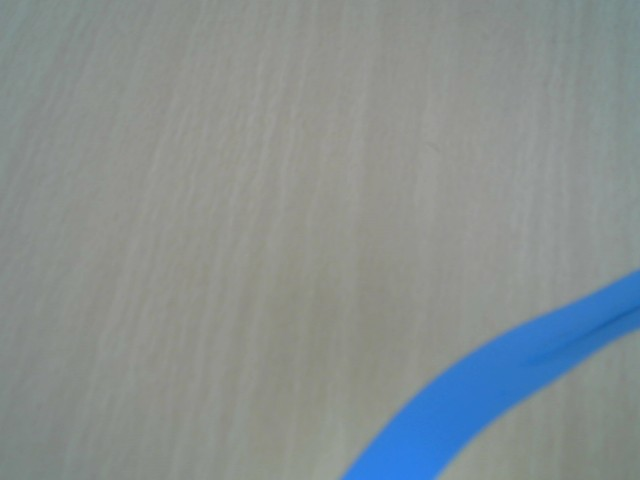
#> input picture adaptation rasp/images/image106.jpg, 640 x 480 px; its folder holds only this picture in this run
$ python -i couleur.py   (imports and definitions only)
#> lines starting #> are read from the running program, lines starting #| are printed output that depends on the picture; after the words box and inside, x2 and y2 are one past the last pixel; in counts of white or black regions, pixels touching at a corner belong together
import time
import pypot.dynamixel
import dynamics
import numpy as np
import cv2 as cv2
import couleur

# [236 lines left out: functions crop_img, moyenne_couleurs, moyenne_couleurs_full_image, not called in this run]

>>> import cv2
>>> picture = cv2.imread('images/image106.jpg')
#> picture is the input picture: shape (480, 640, 3); mean B, G, R 144.4, 143.9, 135.8
>>> result = moyenne_couleurs(picture)
#> in moyenne_couleurs, `degraded = cv2.imread("compressed.jpg")`:
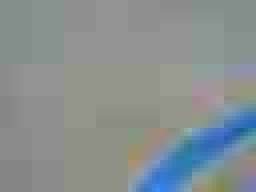
#> degraded: shape (48, 64, 3) (shown 4 times larger); mean B, G, R 144.9, 143.8, 136
#> in moyenne_couleurs, `hsv = cv2.cvtColor(degraded, cv2.COLOR_BGR2HSV)`: hsv: shape (48, 64, 3); mean H, S, V 45.2, 27.7, 150.1
#> in moyenne_couleurs, `mask_blue = cv2.inRange(hsv, lower_blue, upper_blue)`:
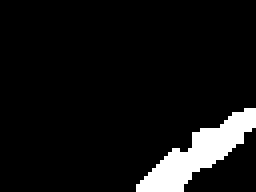
#> mask_blue: shape (48, 64) (shown 4 times larger); 7.7% white; 1 white region, box (x1, y1, x2, y2) and area: (34, 27, 64, 48) 238
#> in moyenne_couleurs, `result_blue = cv2.bitwise_and(degraded, degraded, mask=mask_blue)`:
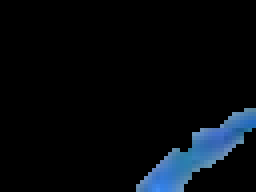
#> result_blue: shape (48, 64, 3) (shown 4 times larger); mean B, G, R 14.2, 9.6, 5.3
#> in moyenne_couleurs, `mask_red1 = cv2.inRange(hsv, lower_red1, upper_red1)`: mask_red1: shape (48, 64); every value is 0
#> in moyenne_couleurs, `result_red = cv2.bitwise_and(degraded, degraded, mask=mask_red)`: result_red: shape (48, 64, 3); every value is 0
#> after the loop in moyenne_couleurs, `for y in range(5):`: bleu_trouve = []
#> after the loop in moyenne_couleurs, `for y in range(h//2,h//2+5):`: bleu_trouve = [61, 62, 63, 58, 59, 60, 61, 62, 63]
#> after the loop in moyenne_couleurs, `for y in range(h-5,h):`: bleu_trouve = 68 values, max 63 at index 2, min 34 at index 44, mean 43.28
#> in moyenne_couleurs, `moyenne_blue = sum(bleu_trouve) // len(bleu_trouve)`: moyenne_blue = 43
#> after the loop in moyenne_couleurs, `for y in range(5):`: rouge_trouve = []
#> after the loop in moyenne_couleurs, `for y in range(h//2,h//2+5):`: marron_trouve = 0
#> result = [9968, 11, 9968, 0]

$ run again, on adaptation rasp/images/image141.jpg
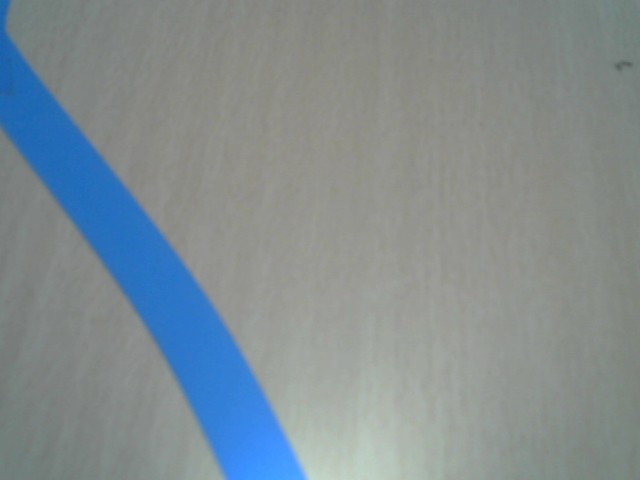
#> input picture adaptation rasp/images/image141.jpg, 640 x 480 px
#> picture is the input picture: shape (480, 640, 3); mean B, G, R 145.4, 141.2, 129.9
#> hsv: shape (48, 64, 3); mean H, S, V 63.9, 37, 151.1
#> in moyenne_couleurs, `mask_blue = cv2.inRange(hsv, lower_blue, upper_blue)`:
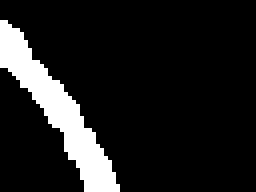
#> mask_blue: shape (48, 64) (shown 4 times larger); 11.8% white; 1 white region, box (x1, y1, x2, y2) and area: (0, 5, 30, 48) 362
#> in moyenne_couleurs, `result_blue = cv2.bitwise_and(degraded, degraded, mask=mask_blue)`:
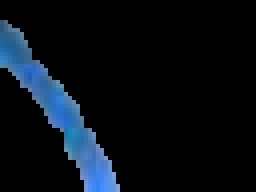
#> result_blue: shape (48, 64, 3) (shown 4 times larger); mean B, G, R 21.3, 14.2, 7.7
#> mask_red1: shape (48, 64); every value is 0
#> result_red: shape (48, 64, 3); every value is 0
#> after the loop in moyenne_couleurs, `for y in range(5):`: bleu_trouve = []
#> after the loop in moyenne_couleurs, `for y in range(h//2,h//2+5):`: bleu_trouve = 48 values, max 19 at index 29, min 8 at index 0, mean 14.06
#> after the loop in moyenne_couleurs, `for y in range(h-5,h):`: bleu_trouve = 92 values, max 29 at index 82, min 8 at index 0, mean 19.05
#> moyenne_blue = 19
#> after the loop in moyenne_couleurs, `for y in range(5):`: rouge_trouve = []
#> after the loop in moyenne_couleurs, `for y in range(h//2,h//2+5):`: marron_trouve = 0
#> result = [9968, -13, 9968, 0]

$ run again, on adaptation rasp/images/image156.jpg
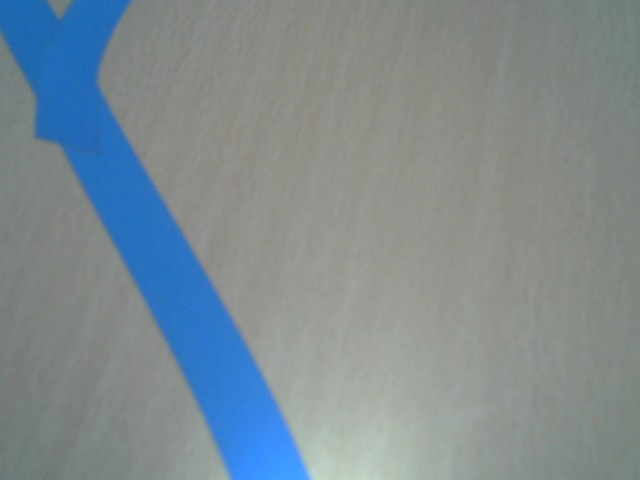
#> input picture adaptation rasp/images/image156.jpg, 640 x 480 px
#> picture is the input picture: shape (480, 640, 3); mean B, G, R 145.1, 139.3, 126.9
#> hsv: shape (48, 64, 3); mean H, S, V 63.5, 39.9, 150.2
#> in moyenne_couleurs, `mask_blue = cv2.inRange(hsv, lower_blue, upper_blue)`:
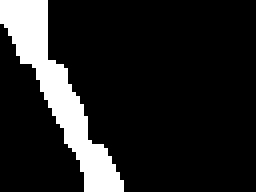
#> mask_blue: shape (48, 64) (shown 4 times larger); 13.8% white; 1 white region, box (x1, y1, x2, y2) and area: (0, 0, 31, 48) 423
#> in moyenne_couleurs, `result_blue = cv2.bitwise_and(degraded, degraded, mask=mask_blue)`:
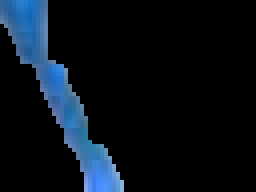
#> result_blue: shape (48, 64, 3) (shown 4 times larger); mean B, G, R 24.6, 16.3, 8.6
#> mask_red1: shape (48, 64); every value is 0
#> result_red: shape (48, 64, 3); every value is 0
#> after the loop in moyenne_couleurs, `for y in range(5):`: bleu_trouve = 60 values, max 11 at index 11, min 0 at index 0, mean 5.5
#> after the loop in moyenne_couleurs, `for y in range(h//2,h//2+5):`: bleu_trouve = 102 values, max 20 at index 85, min 0 at index 0, mean 9.77
#> after the loop in moyenne_couleurs, `for y in range(h-5,h):`: bleu_trouve = 150 values, max 30 at index 129, min 0 at index 0, mean 14.75
#> moyenne_blue = 14
#> after the loop in moyenne_couleurs, `for y in range(5):`: rouge_trouve = []
#> after the loop in moyenne_couleurs, `for y in range(h//2,h//2+5):`: marron_trouve = 0
#> result = [9968, -18, 9968, 0]
